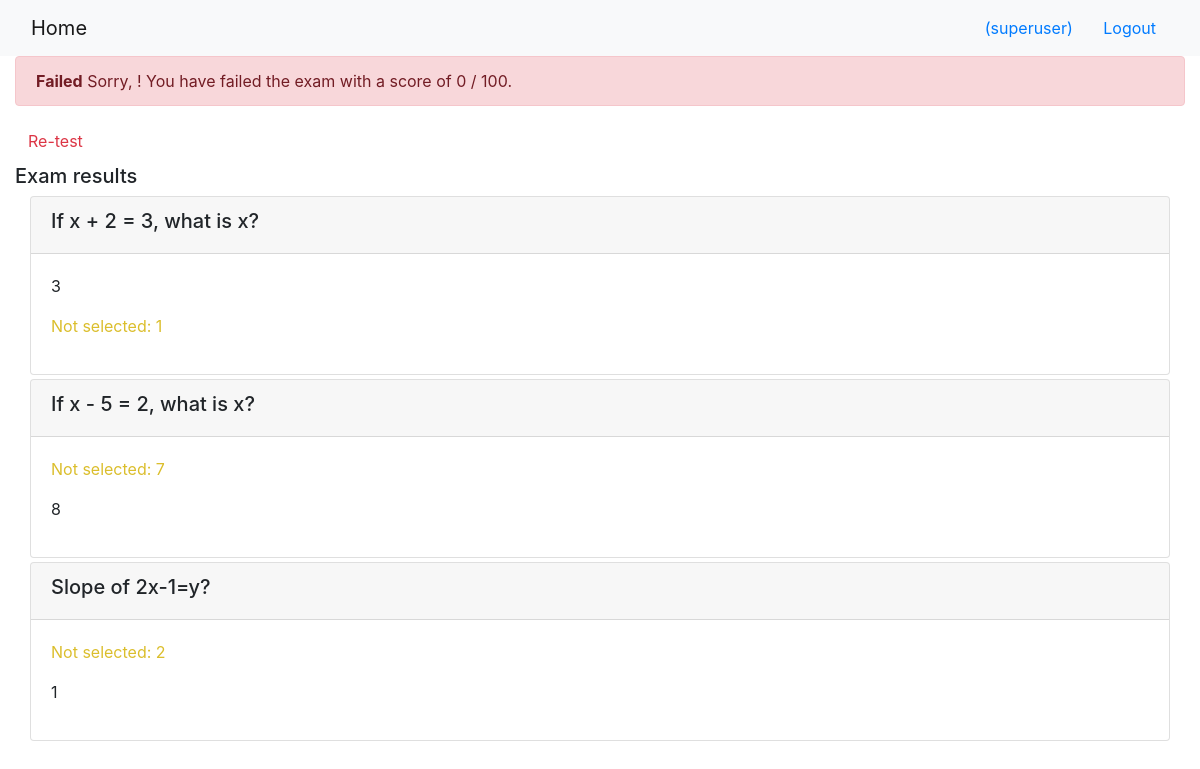
/onlinecourse/2/submission/2/result/ (signed in), run on the app's committed database.
### onlinecourse/models.py (models this page shows, shortened)
class Question(models.Model):
    course_id = models.ForeignKey(Course, on_delete=models.CASCADE, default=DEFAULT_EXAM_ID)
    question_text = models.CharField(max_length=30)
    grade = models.IntegerField()

class Choice(models.Model):
    question_id = models.ForeignKey(Question, on_delete=models.CASCADE)
    choice_text = models.CharField(max_length=30)
    is_correct = models.BooleanField(default=False)

### onlinecourse/views.py (the view)
# urls.py: path('<int:course_id>/submission/<int:submission_id>/result/', views.show_exam_result, name='exam_result')
def show_exam_result(request, course_id, submission_id):
    template_name = 'onlinecourse/exam_result_bootstrap.html'
    context = {}
    course = get_object_or_404(Course, pk=course_id)
    submission = get_object_or_404(Submission, pk=submission_id)
    choices = submission.choices.all()
    score = 0
    for choice in choices:
        if choice.is_correct:
            score += choice.question_id.grade
    total_score = 0
    for question in course.question_set.all():
        total_score += question.grade
    context['course'] = course
    context['choices'] = choices
    context['grade'] = score
    context['total'] = total_score
    return render(request, template_name, context)

### onlinecourse/templates/onlinecourse/exam_result_bootstrap.html (shortened to what this page needs)
<!DOCTYPE html>
<html lang="en">
<head>
    {% load static %}
    <link rel="stylesheet" href="https://maxcdn.bootstrapcdn.com/bootstrap/4.5.2/css/bootstrap.min.css">
</head>
<body>
 <nav class="navbar navbar-light bg-light">
    <div class="container-fluid">
        <div class="navbar-header">
              <a class="navbar-brand" href="{% url 'onlinecourse:index' %}">Home</a>
        </div>
        <ul class="nav navbar-nav navbar-right">
            {% if user.is_authenticated %}
            <li>
                <a class="btn btn-link" href="#">{{ user.first_name }}({{ user.username }})</a>
                <a class="btn btn-link" href="{% url 'onlinecourse:logout' %}">Logout</a>
            </li>
            {% endif %}
        </ul>
    </div>
</nav>
<div class="container-fluid">
    {% if grade > 80 %}
    <div class="alert alert-success">
       <b>Congratulations, {{user.first_name}}!</b> You have passed the exam and completed the course with a score of {{grade}} / {{total}}.
    </div>
        {% else %}
        <div class="alert alert-danger">
            <b>Failed</b> Sorry, {{user.first_name}}! You have failed the exam with a score of {{grade}} / {{total}}.
        </div>
        <a class="btn btn-link text-danger" href="{% url 'onlinecourse:course_details' course.id %}">Re-test</a>
        {% endif %}
        <div class="card-columns-vertical mt-1">
        <h5 class="">Exam results</h5>
            <div class="container-fluid">
                <div class="card-columns-vertical">
                {% for question in course.question_set.all %}
                    <div class="card mt-1">
                        <div class="card-header"><h5>{{question.question_text}}</h5></div>
                        <div class="card-body">
                            {% for choice in question.choice_set.all %}
                                {% if choice.is_correct and choice in choices %}
                                    <p style="color:green;">Correct answer: {{choice.choice_text}}</p>
                                {% elif choice.is_correct and choice not in choices %}
                                    <p style="color:#dbbe2c;">Not selected: {{choice.choice_text}}</p>
                                {% elif not choice.is_correct and choice in choices %}
                                    <p style="color:red;">Incorrect answer: {{choice.choice_text}}</p>
                                {% else %}
                                    <p>{{choice.choice_text}}</p>
                                {% endif %}
                            {% endfor %}
                        </div>
                    </div>
                {% endfor %}
                </div>
            </div>
        </div>
    </div>
</body>
</html>

### data on the page
Question: question_text "If x + 2 = 3, what is x?"
Choice: choice_text "3"
Choice: choice_text "1"
Question: question_text "If x - 5 = 2, what is x?"
Choice: choice_text "7"
Choice: choice_text "8"
Question: question_text "Slope of 2x-1=y?"
Choice: choice_text "2"
Choice: choice_text "1"

### other printed values
{{ user.username }} "superuser"
{{ grade }} "0"
{{ total }} "100"
